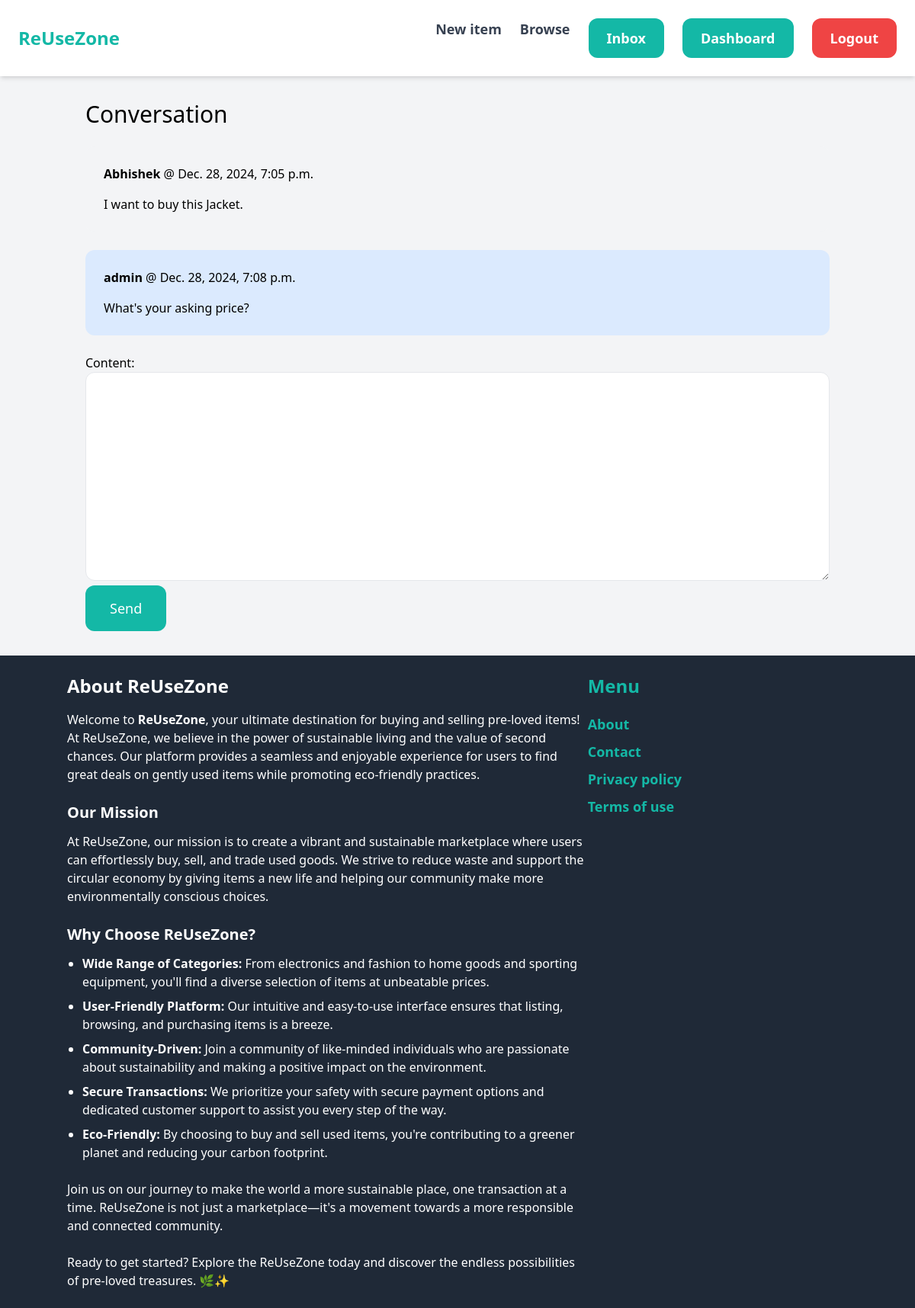
The page /inbox/2/ (signed in) on the database its author committed.
### conversation/models.py (models this page shows)
class ConversationMessage(models.Model):
    conversation = models.ForeignKey(Conversation, related_name="messages", on_delete=models.CASCADE)
    content = models.TextField()
    created_at = models.DateTimeField(auto_now_add=True)
    created_by = models.ForeignKey(User, related_name="created_message", on_delete=models.CASCADE)

### conversation/views.py (the view)
# urls.py: path('<int:pk>/', views.detail, name='detail'),
@login_required
def detail(request, pk):
    conversation = Conversation.objects.filter(members__in=[request.user.id]).get(pk=pk)
    if request.method == 'POST':
        form = ConversationMessageForm(request.POST)
        if form.is_valid():
            conversation_message = form.save(commit=False)
            conversation_message.conversation = conversation
            conversation_message.created_by = request.user
            conversation_message.save()
            conversation.save()
            return redirect('conversation:detail', pk=pk)
    else:
        form = ConversationMessageForm()
    return render(request, 'conversation/detail.html', {
        'conversation': conversation,
        'form': form
    })

### conversation/forms.py
class ConversationMessageForm(forms.ModelForm):
    class Meta:
        model = ConversationMessage
        fields = ('content',)
        widgets = {
            'content': forms.Textarea(attrs={
                'class': 'w-full py-4 px-6 rounded-xl border'
            })
        }

### conversation/templates/conversation/detail.html (shortened to what this page needs)
{% extends 'core/base.html' %}
{% block content %}
<h1 class="mb-6 text-3xl">Conversation</h1>
<div class="space-y-6">
    {% for message in conversation.messages.all %}
        <div class="p-6 flex {% if message.created_by == request.user %}bg-blue-100{% else %}bg-gray-100{% endif %} rounded-xl">
            <div>
                <p class="mb-4"><strong>{{ message.created_by.username }}</strong> @ {{ message.created_at }}</p>
                <p>{{ message.content }}</p>
            </div>
        </div>
    {% endfor %}
</div>
<form method="post" action="." class="mt-6">
    {{ form.as_p }}
    <button class="py-4 px-8 text-lg bg-teal-500 hover:bg-teal-700 rounded-xl text-white">Send</button>
</form>
{% endblock %}

### rows shown on the page
ConversationMessage: created_by.username "Abhishek", created_at "Dec. 28, 2024, 7:05 p.m.", content "I want to buy this Jacket."
ConversationMessage: created_by.username "admin", created_at "Dec. 28, 2024, 7:08 p.m.", content "What's your asking price?"
